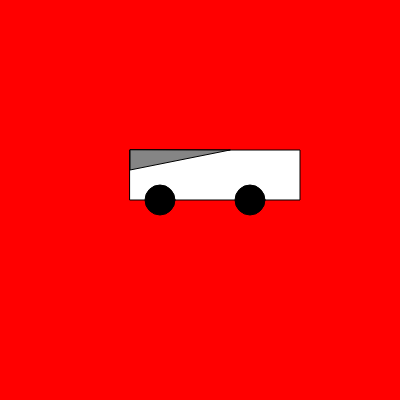
Frame 1 (no input)
Frame 60 (no input): identical to frame 1, image omitted
Frame 120 (the mouse pressed at the canvas centre since frame 60): identical to frame 1, image omitted

The p5.js sketch that drew this single still picture (run headless with seeded random() and noise() and a simulated clock; from frame 60 on, the mouse is pressed at the canvas centre):

// p5.js sketch
// ── sketch.js
function setup() {
  createCanvas(400, 400);
}

function draw() {
  background(255,0,0);
  
  fill(255,255,255);
  
  // rect (x,y,width,height)
  rect(130,150,170,50);
  // ellipse (x,y,width,height)
  
  fill(0,0,0);
  
  ellipse(160,200,30,30);
  ellipse(250,200,30,30);
  
  //triangle(x1,y1,x2,y2,x3,y3)
  fill(100,200)
  triangle (130,150,130,170,230,150);
 
}
